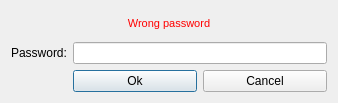
<?xml version="1.0" encoding="UTF-8"?>
<ui version="4.0">
 <class>PasswordDialog</class>
 <widget class="QDialog" name="PasswordDialog">
  <property name="geometry">
   <rect>
    <x>0</x>
    <y>0</y>
    <width>338</width>
    <height>103</height>
   </rect>
  </property>
  <property name="minimumSize">
   <size>
    <width>338</width>
    <height>0</height>
   </size>
  </property>
  <property name="maximumSize">
   <size>
    <width>338</width>
    <height>16777215</height>
   </size>
  </property>
  <property name="windowTitle">
   <string>Enter wallet password</string>
  </property>
  <layout class="QGridLayout" name="gridLayout">
   <item row="1" column="1" colspan="2">
    <widget class="QLineEdit" name="m_passwordEdit">
     <property name="sizePolicy">
      <sizepolicy hsizetype="Expanding" vsizetype="Fixed">
       <horstretch>0</horstretch>
       <verstretch>0</verstretch>
      </sizepolicy>
     </property>
     <property name="echoMode">
      <enum>QLineEdit::Password</enum>
     </property>
    </widget>
   </item>
   <item row="3" column="2">
    <widget class="QPushButton" name="m_cancelButton">
     <property name="text">
      <string>Cancel</string>
     </property>
    </widget>
   </item>
   <item row="1" column="0">
    <widget class="QLabel" name="label">
     <property name="sizePolicy">
      <sizepolicy hsizetype="Maximum" vsizetype="Preferred">
       <horstretch>0</horstretch>
       <verstretch>0</verstretch>
      </sizepolicy>
     </property>
     <property name="text">
      <string>Password:</string>
     </property>
    </widget>
   </item>
   <item row="3" column="1">
    <widget class="QPushButton" name="m_okButton">
     <property name="enabled">
      <bool>true</bool>
     </property>
     <property name="text">
      <string>Ok</string>
     </property>
     <property name="default">
      <bool>true</bool>
     </property>
    </widget>
   </item>
   <item row="0" column="0" colspan="3">
    <widget class="QLabel" name="m_errorLabel">
     <property name="minimumSize">
      <size>
       <width>122</width>
       <height>0</height>
      </size>
     </property>
     <property name="styleSheet">
      <string notr="true">color: #ff0000; font: 11px;</string>
     </property>
     <property name="text">
      <string>Wrong password</string>
     </property>
     <property name="alignment">
      <set>Qt::AlignCenter</set>
     </property>
    </widget>
   </item>
  </layout>
 </widget>
 <resources/>
 <connections>
  <connection>
   <sender>m_okButton</sender>
   <signal>clicked()</signal>
   <receiver>PasswordDialog</receiver>
   <slot>accept()</slot>
   <hints>
    <hint type="sourcelabel">
     <x>142</x>
     <y>84</y>
    </hint>
    <hint type="destinationlabel">
     <x>158</x>
     <y>52</y>
    </hint>
   </hints>
  </connection>
  <connection>
   <sender>m_cancelButton</sender>
   <signal>clicked()</signal>
   <receiver>PasswordDialog</receiver>
   <slot>reject()</slot>
   <hints>
    <hint type="sourcelabel">
     <x>257</x>
     <y>84</y>
    </hint>
    <hint type="destinationlabel">
     <x>158</x>
     <y>52</y>
    </hint>
   </hints>
  </connection>
 </connections>
</ui>
